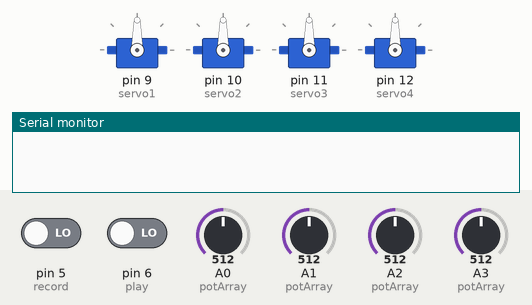
This sketch was run on a simulated Arduino Uno, built with avr-gcc and run on an emulated ATmega328P. Shown: 4 × servo, the last lines printed to the serial monitor. The test bench sets the inputs (shaded band); at power-on: pin 6 (play) LOW, pin 5 (record) LOW, A0 (potArray) = 512, A1 (potArray) = 512, A2 (potArray) = 512, A3 (potArray) = 512.

Above: at 1.2 s.
1.3 s: pin 6 (play) driven HIGH
At 2.1 s:
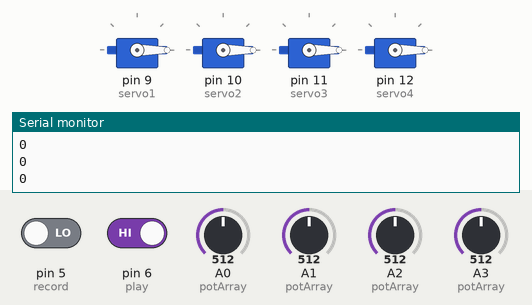
Timing chart, 0 to 4.3 s (numbered marks = the images above; inputs shaded):
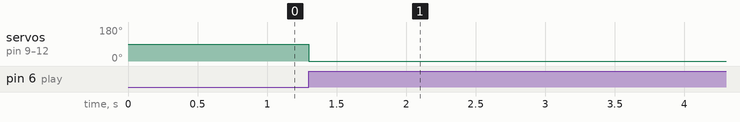

Measured:
- after the input at 1.3 s, servo on pin 9 (servo1), servo on pin 10 (servo2), servo on pin 11 (servo3), servo on pin 12 (servo4): 90° → 0° at once

The sketch:

week_3.ino
```cpp
#include <Servo.h>
Servo servo1, servo2, servo3, servo4;
const int record = 5;
const int play = 6;
const int pot1 = A0;
const int pot2 = A1;
const int pot3 = A2;
const int pot4 = A3;
int pot1value, pot2value, pot3value, pot4value, pot1angle, pot2angle, pot3angle, pot4angle;
const int maxStep = 100;
const int numPotentiometers = 4;
int potArray[4]={pot1,pot2,pot3,pot4};
int recordStep[numPotentiometers][maxStep];
int potAngles[numPotentiometers][maxStep];
bool isRecording = false;
void setup() {
  servo1.attach(9);
  servo2.attach(10);
  servo3.attach(11);
  servo4.attach(12);
  pinMode(record, INPUT);
  pinMode(play, INPUT);
  Serial.begin(9600);
}
void loop() {
  if (digitalRead(record) == HIGH) {
    isRecording = true;
    recordFunction();
  } else if (digitalRead(play) == HIGH) {
    isRecording = false;
    while (true) {
      playFunction();
    }
  } else if (!isRecording) {
    normalMovement();
  }
}
void normalMovement() {
  for (int i = 0; i < numPotentiometers; i++) {
    int potValue = analogRead(potArray[i]);
    int potAngle = map(potValue, 0, 1023, 0, 180);
    if (i == 0) {
      servo1.write(potAngle);
    } else if (i == 1) {
      servo2.write(potAngle);
    } else if (i == 2) {
      servo3.write(potAngle);
    } else if (i == 3) {
      servo4.write(potAngle);
    }
  }
}
void recordFunction() {
  reset();
  Serial.println("start record");
  for (int step = 0; step < maxStep; step++) {

    recordStep[0][step] = map(analogRead(potArray[0]), 0, 1023, 0, 180);
    recordStep[1][step] = map(analogRead(potArray[1]), 0, 1023, 0, 180);
    recordStep[2][step] = map(analogRead(potArray[2]), 0, 1023, 0, 180);
    recordStep[3][step] = map(analogRead(potArray[3]), 0, 1023, 0, 180);

    servo1.write(recordStep[0][step]);
    servo2.write(recordStep[1][step]);
    servo3.write(recordStep[2][step]);
    servo4.write(recordStep[3][step]);

    Serial.println(recordStep[0][step]);
    Serial.println(recordStep[1][step]);
    Serial.println(recordStep[2][step]);
    Serial.println(recordStep[3][step]);

    delay(100);
  }
  Serial.println("Recorded!");
}
void playFunction() {
  Serial.println("start play");
  for (int step = 0; step < maxStep; step++) {

    servo1.write(recordStep[0][step]);
    servo2.write(recordStep[1][step]);
    servo3.write(recordStep[2][step]);
    servo4.write(recordStep[3][step]);

    Serial.println(recordStep[0][step]);
    Serial.println(recordStep[1][step]);
    Serial.println(recordStep[2][step]);
    Serial.println(recordStep[3][step]);
    delay(100);
  }

  Serial.println("Playback complete!");
  delay(1000);
}
void reset() {
  for (int i = 0; i < numPotentiometers; i++) {
    for (int j = 0; j < maxStep; j++) {
      recordStep[i][j] = 0;
    }
  }
  delay(10);
}
```
